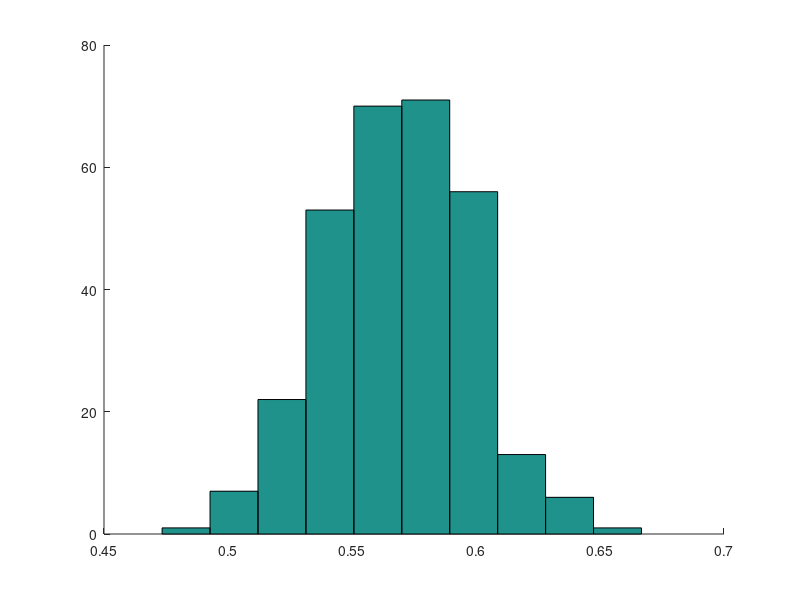

The MATLAB script that drew this image: (Note: this script raises an error after producing the figure.)
%Asymmetri

%Simulering vanlig Brownsk, sannolikhet för olika asymmetrier då man mäter på 193
%partiklar
clc;clf; clearvars
hold on
N_steps=1000; %Antal steg för varje partikel
N_trials=193; %antal partiklar
M_trials=300; %antal mätserier med N_trials antal partiklar

Asym_mean_sim=zeros(M_trials,1);

for j=1:M_trials
    
Asym_sim_upper=zeros(N_trials,1); %För att ta medelvärdet av senare i täljaren
Asym_sim_lower=zeros(N_trials,1); %För att ta medelvärdet av senare i nämnaren
    
for i=1:N_trials
    X=[0; cumsum(randn(N_steps-1,1))]; %Normalfördelade steg, start i 0
    Y=[0; cumsum(randn(N_steps-1,1))];
    gyr = [sum(X.^2)/N_steps-(sum(X)/N_steps)^2, sum(X.*Y)/N_steps-(sum(Y)/N_steps)*(sum(X)/N_steps); 
           sum(Y.*X)/N_steps-(sum(Y)/N_steps)*(sum(X)/N_steps), sum(Y.^2)/N_steps-(sum(Y)/N_steps).^2];
    [~,D] = eig(gyr); %Egenvrden läng diagonalen: D(1) och D(4)

    Asym_sim_upper(i)=(D(1)-D(4))^2;
    Asym_sim_lower(i)=(D(1)+D(4))^2;
    %Asym_sim_upper(i)=(D(1)^2+D(4)^2-D(1)*D(4)); %Alternativ definition
    %Asym_sim_lower(i)=(D(1)+D(4))^2;
end

Asym_mean_sim(j)=mean(Asym_sim_upper)/mean(Asym_sim_lower); %A för aktuell simulering

end

hist(Asym_mean_sim) %Fördelingen för A
%median(Asym_mean_sim)
mean(Asym_mean_sim) %Att jämföra med tabellvärde nedan

d=2; %dimension
Asym_litterature=2*(d+2)/(5*d+4) %Då N_trials går mot oändligheten

%%
%Asymmetrin för datan

load('filnamn.mat')


Asym_data_mean=[0,0]; %Medelvärde för energydepleted och logphase

for fil=1:2 %För att undersöka datan för båda celltyperna
    
%laddar in data
data =load(filnamn{fil});
C = separera(data);
n=length(C);%antal partiklar

Asym_data_upper=zeros(n,1); %För att ta medelvärdet av senare i täljaren
Asym_data_lower=zeros(n,1); %För att ta medelvärdet av senare i nämnaren

for i=1:n
    X=C{i}(:,2);
    Y=C{i}(:,3);
    N_steps=length(X);
    gyr = [sum(X.^2)/N_steps-(sum(X)/N_steps)^2, sum(X.*Y)/N_steps-(sum(Y)/N_steps)*(sum(X)/N_steps); 
           sum(Y.*X)/N_steps-(sum(Y)/N_steps)*(sum(X)/N_steps), sum(Y.^2)/N_steps-(sum(Y)/N_steps).^2];
    [~,D]=eig(gyr);
    
    Asym_data_upper(i)=(D(1)-D(4))^2;
    Asym_data_lower(i)=(D(1)+D(4))^2;
    %Asym_data_upper(i)=(D(1)^2+D(4)^2-D(1)*D(4)); %Alternativ definition
    %Asym_data_lower(i)=(D(1)+D(4))^2;
end

Asym_data_mean(fil)=mean(Asym_data_upper)/mean(Asym_data_lower) %Medelvärde för energydepleted och logphase

end
